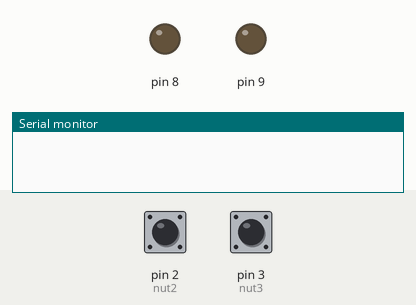
Simulated run of this sketch. Board: Arduino Nano, built with avr-gcc and run on an emulated ATmega328P. Shown: output pins drawn as LEDs (lit = HIGH), the last lines printed to the serial monitor. Inputs (shaded band) come from the test bench; at power-on: pin 2 (nut2) HIGH, pin 3 (nut3) HIGH.

Above: at 1.2 s.
1.3 s: pin 2 (nut2) pulled LOW for 0.15 s
At 1.9 s:
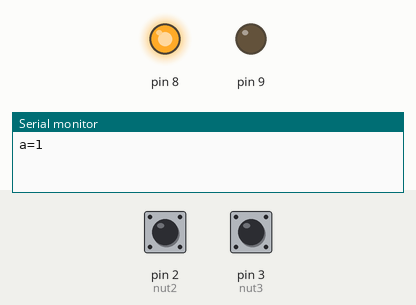
2.9 s: pin 3 (nut3) pulled LOW for 0.15 s
At 3.2 s:
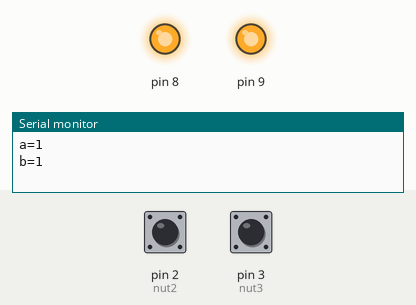
4.5 s: pin 2 (nut2) pulled LOW for 1 s
At 5.6 s:
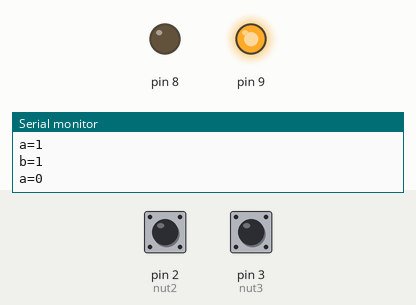
7.0 s: pin 2 (nut2) pulled LOW for 3.2 s
At 7.5 s:
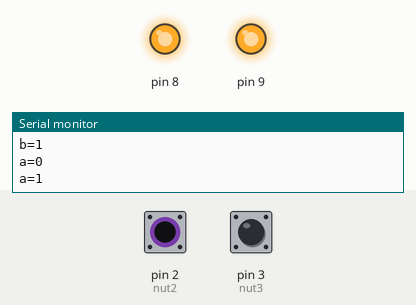
11.7 s: pin 3 (nut3) pulled LOW for 1 s
At 12.2 s:
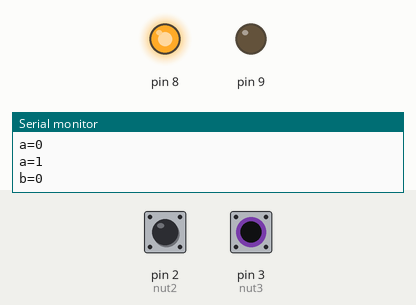
Timing chart, 0 to 14.7 s (numbered marks = the images above; inputs shaded):
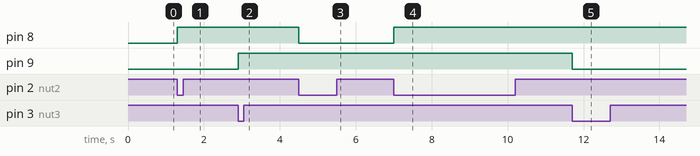

The sketch:

nut_bam-nano.ino
```cpp
volatile int a = 0, b = 0;
#define  nut2 2
#define  nut3 3
void   vantho2();
void   vantho3();
void setup()
{
  Serial.begin(9600);
  pinMode(8, OUTPUT);
  pinMode(9, OUTPUT);
  pinMode(nut2, INPUT_PULLUP);
  pinMode(nut3, INPUT_PULLUP);
  attachInterrupt(digitalPinToInterrupt(2), vantho2, FALLING);
  attachInterrupt(digitalPinToInterrupt(3), vantho3, FALLING);
}

void loop()
{

  digitalWrite(8, a);
  digitalWrite(9, b);
}
void   vantho2()
{
//  delay(50);
//  while(digitalRead(2)==0);
//  delay(50);
  a = !a;
  Serial.print("a=");
  Serial.println(a);
}
void   vantho3()
{
//   delay(50);
//  while(digitalRead(3)==0);
//  delay(50);
  b = !b;
  Serial.print("b=");
  Serial.println(b);
}
```

Measured:
- after the input at 1.3 s, pin 8: LOW → HIGH at once
- after the input at 2.9 s, pin 9: LOW → HIGH at once
- after the input at 4.5 s, pin 8: HIGH → LOW at once
- after the input at 7.0 s, pin 8: LOW → HIGH at once
- after the input at 11.7 s, pin 9: HIGH → LOW at once
